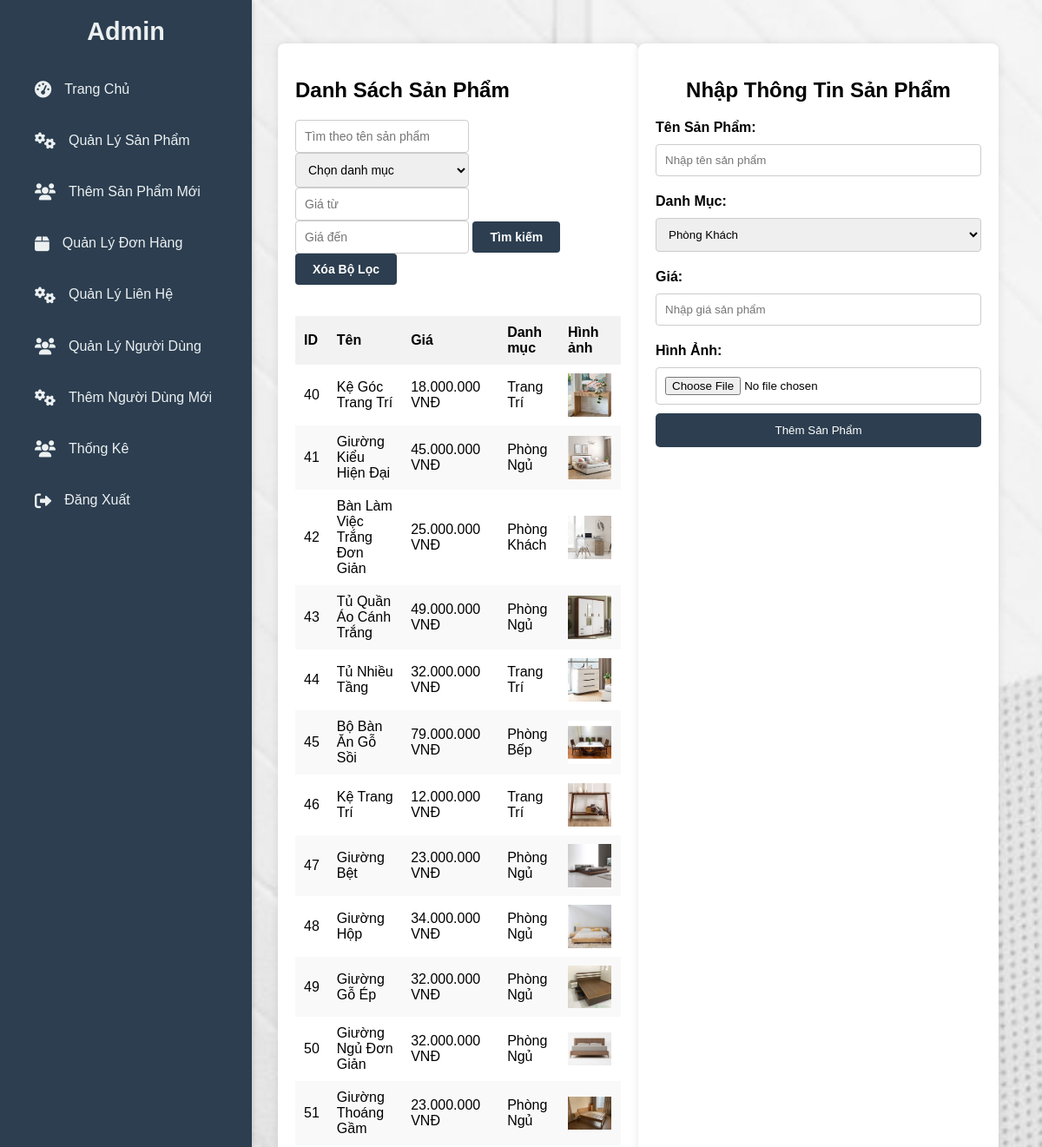
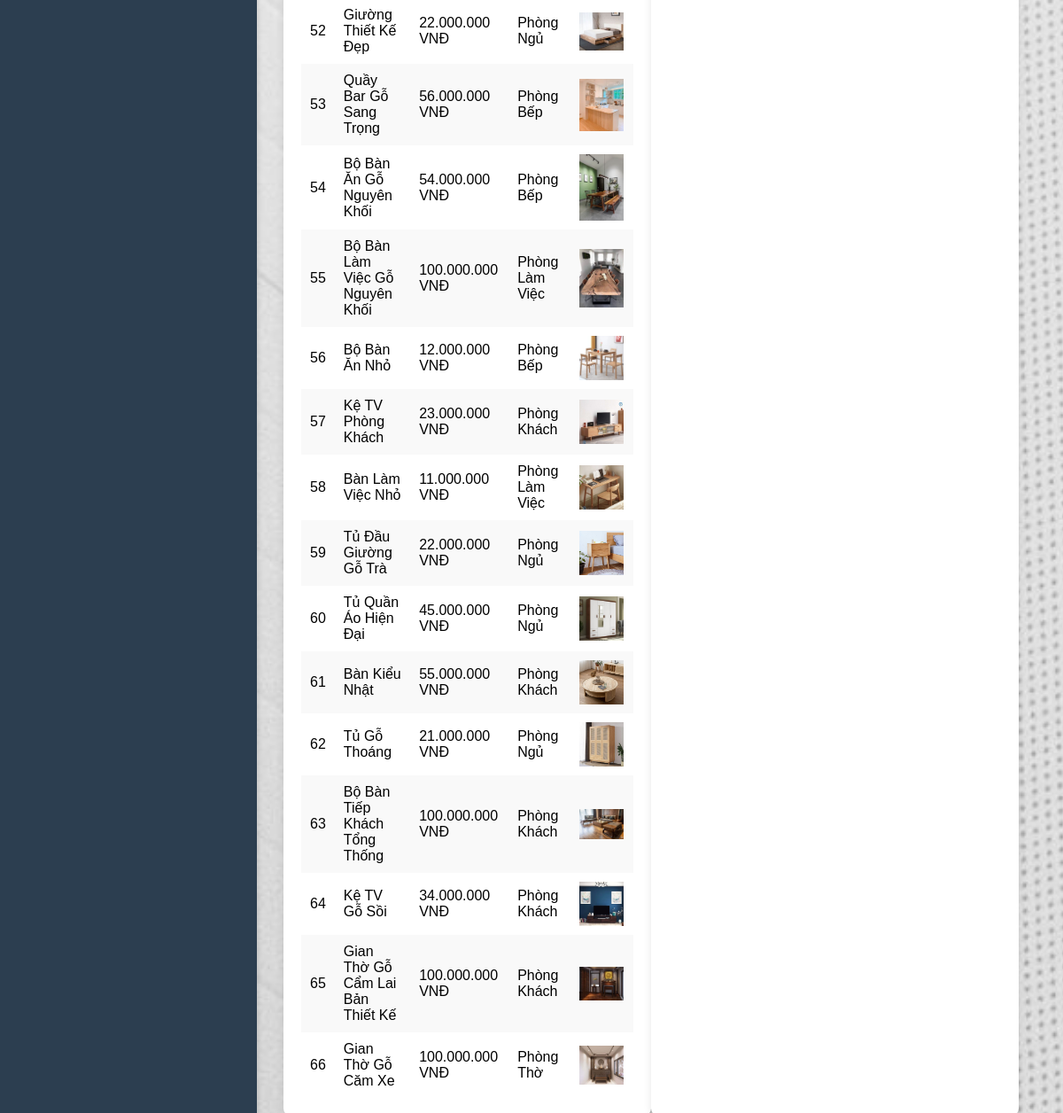
/frontend/pages/add_product.php, run on the app's committed database (2 pictures, top to bottom).
### tables this page shows
CREATE TABLE `products` (
  `id` int(11) NOT NULL,
  `name` varchar(255) NOT NULL,
  `category_slug` varchar(255) DEFAULT NULL,
  `price` decimal(10,2) NOT NULL,
  `image` varchar(255) DEFAULT NULL,
  `description` text DEFAULT NULL
);

### frontend/pages/add_product.php (the view, shortened to what this page needs)
<?php
include '../../backend/db_connect.php';
include '../../backend/sidebar.php';
$sql_categories = "SELECT * FROM categories";
$result_categories = $conn->query($sql_categories);
$categories = [];
while ($row = $result_categories->fetch_assoc()) {
    $categories[$row['slug']] = $row['name'];
}
$search_name = "";
$search_price_min = "";
$search_price_max = "";
$sql_filter = "SELECT * FROM products WHERE 1";
$stmt_filter = $conn->prepare($sql_filter);
$stmt_filter->execute();
$result_filtered = $stmt_filter->get_result();
?>
<!DOCTYPE html>
<html lang="vi">
<head>
    <link rel="stylesheet" href="../css/add_product.css">
    <link rel="stylesheet" href="https://cdnjs.cloudflare.com/ajax/libs/font-awesome/6.0.0-beta3/css/all.min.css">
</head>
<body>
    <div class="main-content">
        <div class="content-container">
            <div class="product-list">
                <h2>Danh Sách Sản Phẩm</h2>
                <div class="search-filter">
                    <form method="GET" action="add_product.php">
                        <input type="text" name="search_name" value="<?php echo $search_name; ?>" placeholder="Tìm theo tên sản phẩm" class="search-input">
                        <select name="search_category">
                            <option value="">Chọn danh mục</option>
                        </select>
                        <input type="number" name="search_price_min" value="<?php echo $search_price_min; ?>" placeholder="Giá từ" class="search-input">
                        <input type="number" name="search_price_max" value="<?php echo $search_price_max; ?>" placeholder="Giá đến" class="search-input">
                        <button type="submit" name="search" class="search-btn">Tìm kiếm</button>
                        <button type="reset" class="reset-btn">Xóa Bộ Lọc</button>
                    </form>
                </div>
                <table>
                    <thead>
                        <tr>
                            <th>ID</th>
                            <th>Tên</th>
                            <th>Giá</th>
                            <th>Danh mục</th>
                            <th>Hình ảnh</th>
                        </tr>
                    </thead>
                    <tbody>
                        <?php while ($row = $result_filtered->fetch_assoc()): ?>
                        <tr>
                            <td><?php echo $row['id']; ?></td>
                            <td><?php echo $row['name']; ?></td>
                            <td><?php echo number_format($row['price'], 0, ',', '.'); ?> VNĐ</td>
                            <td><?php echo $categories[$row['category_slug']] ?? ''; ?></td>
                            <td><img src="<?php echo $row['image']; ?>" alt="Hình ảnh" width="50"></td>
                        </tr>
                        <?php endwhile; ?>
                    </tbody>
                </table>
            </div>
            <div class="add-form">
                <h2>Nhập Thông Tin Sản Phẩm</h2>
                <form method="POST" enctype="multipart/form-data">
                    <label for="name">Tên Sản Phẩm:</label>
                    <input type="text" id="name" name="name" required placeholder="Nhập tên sản phẩm">
                    <label for="category_slug">Danh Mục:</label>
                    <select id="category_slug" name="category_slug">
                        <?php foreach ($categories as $slug => $name): ?>
                            <option value="<?php echo $slug; ?>"><?php echo $name; ?></option>
                        <?php endforeach; ?>
                    </select>
                    <label for="price">Giá:</label>
                    <input type="number" id="price" name="price" required placeholder="Nhập giá sản phẩm">
                    <label for="image">Hình Ảnh:</label>
                    <input type="file" id="image" name="image" required>
                    <button type="submit">Thêm Sản Phẩm</button>
                </form>
            </div>
        </div>
    </div>
</body>
</html>

### frontend/css/add_product.css (style rules this page uses)
body { font-family: Arial, sans-serif; background: url('../../public/images/AnhCat/nen_admin.jpg') no-repeat center center/cover; margin: 0; padding: 20px; }
.content-container { display: flex; justify-content: space-between; }
.product-list { width: 48%; padding: 20px; background: #fff; border-radius: 8px; box-shadow: 0 0 10px rgba(0, 0, 0, 0.1); }
.product-list table { width: 100%; border-collapse: collapse; }
.product-list th, .product-list td { padding: 10px; text-align: left; }
.product-list th { background-color: #f2f2f2; }
.product-list tr:nth-child(even) { background-color: #f9f9f9; }
.product-list img { width: 50px; height: auto; }
.add-form { width: 48%; padding: 20px; background: #fff; border-radius: 8px; box-shadow: 0 0 10px rgba(0, 0, 0, 0.1); }
.add-form h2 { text-align: center; margin-bottom: 20px; }
.add-form label { font-weight: bold; margin-top: 10px; display: block; }
.add-form input, .add-form select { width: 100%; padding: 10px; margin: 10px 0; border: 1px solid #ccc; border-radius: 4px; }
.add-form button { width: 100%; padding: 12px; background-color: #2c3e50; color: white; border: none; border-radius: 5px; cursor: pointer; }
.search-filter { margin-bottom: 20px; display: flex; justify-content: flex-start; align-items: center; gap: 10px; }
.search-filter input, .search-filter select { padding: 10px; font-size: 14px; border: 1px solid #ccc; border-radius: 4px; width: 200px; }
.search-filter button { padding: 10px 20px; background-color: #2c3e50; color: white; border: none; border-radius: 4px; font-size: 14px; cursor: pointer; font-weight: bold; }
.reset-btn { padding: 10px 20px; background-color: #e74c3c; color: white; border: none; border-radius: 4px; font-size: 14px; cursor: pointer; font-weight: bold; }

### backend/sidebar.php (style rules this page uses)
.main-content { margin-left: 270px; padding: 30px; }

### data on the page
products: id "40", name "Kệ Góc Trang Trí", price "18.000.000", category_slug "Trang Trí", image (picture)
products: id "41", name "Giường Kiểu Hiện Đại", price "45.000.000", category_slug "Phòng Ngủ", image (picture)
products: id "42", name "Bàn Làm Việc Trắng Đơn Giản", price "25.000.000", category_slug "Phòng Khách", image (picture)
products: id "43", name "Tủ Quần Áo Cánh Trắng", price "49.000.000", category_slug "Phòng Ngủ", image (picture)
products: id "44", name "Tủ Nhiều Tầng", price "32.000.000", category_slug "Trang Trí", image (picture)
products: id "45", name "Bộ Bàn Ăn Gỗ Sồi", price "79.000.000", category_slug "Phòng Bếp", image (picture)
products: id "46", name "Kệ Trang Trí", price "12.000.000", category_slug "Trang Trí", image (picture)
products: id "47", name "Giường Bệt", price "23.000.000", category_slug "Phòng Ngủ", image (picture)
products: id "48", name "Giường Hộp", price "34.000.000", category_slug "Phòng Ngủ", image (picture)
products: id "49", name "Giường Gỗ Ép", price "32.000.000", category_slug "Phòng Ngủ", image (picture)
products: id "50", name "Giường Ngủ Đơn Giản", price "32.000.000", category_slug "Phòng Ngủ", image (picture)
products: id "51", name "Giường Thoáng Gầm", price "23.000.000", category_slug "Phòng Ngủ", image (picture)
products: id "52", name "Giường Thiết Kế Đẹp", price "22.000.000", category_slug "Phòng Ngủ", image (picture)
products: id "53", name "Quầy Bar Gỗ Sang Trọng", price "56.000.000", category_slug "Phòng Bếp", image (picture)
products: id "54", name "Bộ Bàn Ăn Gỗ Nguyên Khối", price "54.000.000", category_slug "Phòng Bếp", image (picture)
products: id "55", name "Bộ Bàn Làm Việc Gỗ Nguyên Khối", price "100.000.000", category_slug "Phòng Làm Việc", image (picture)
products: id "56", name "Bộ Bàn Ăn Nhỏ", price "12.000.000", category_slug "Phòng Bếp", image (picture)
products: id "57", name "Kệ TV Phòng Khách", price "23.000.000", category_slug "Phòng Khách", image (picture)
products: id "58", name "Bàn Làm Việc Nhỏ", price "11.000.000", category_slug "Phòng Làm Việc", image (picture)
products: id "59", name "Tủ Đầu Giường Gỗ Trà", price "22.000.000", category_slug "Phòng Ngủ", image (picture)
products: id "60", name "Tủ Quần Áo Hiện Đại", price "45.000.000", category_slug "Phòng Ngủ", image (picture)
products: id "61", name "Bàn Kiểu Nhật", price "55.000.000", category_slug "Phòng Khách", image (picture)
products: id "62", name "Tủ Gỗ Thoáng", price "21.000.000", category_slug "Phòng Ngủ", image (picture)
products: id "63", name "Bộ Bàn Tiếp Khách Tổng Thống", price "100.000.000", category_slug "Phòng Khách", image (picture)
products: id "64", name "Kệ TV Gỗ Sồi", price "34.000.000", category_slug "Phòng Khách", image (picture)
products: id "65", name "Gian Thờ Gỗ Cẩm Lai Bản Thiết Kế", price "100.000.000", category_slug "Phòng Khách", image (picture)
products: id "66", name "Gian Thờ Gỗ Căm Xe", price "100.000.000", category_slug "Phòng Thờ", image (picture)

### other printed values
form field category_slug "Phòng Khách"
